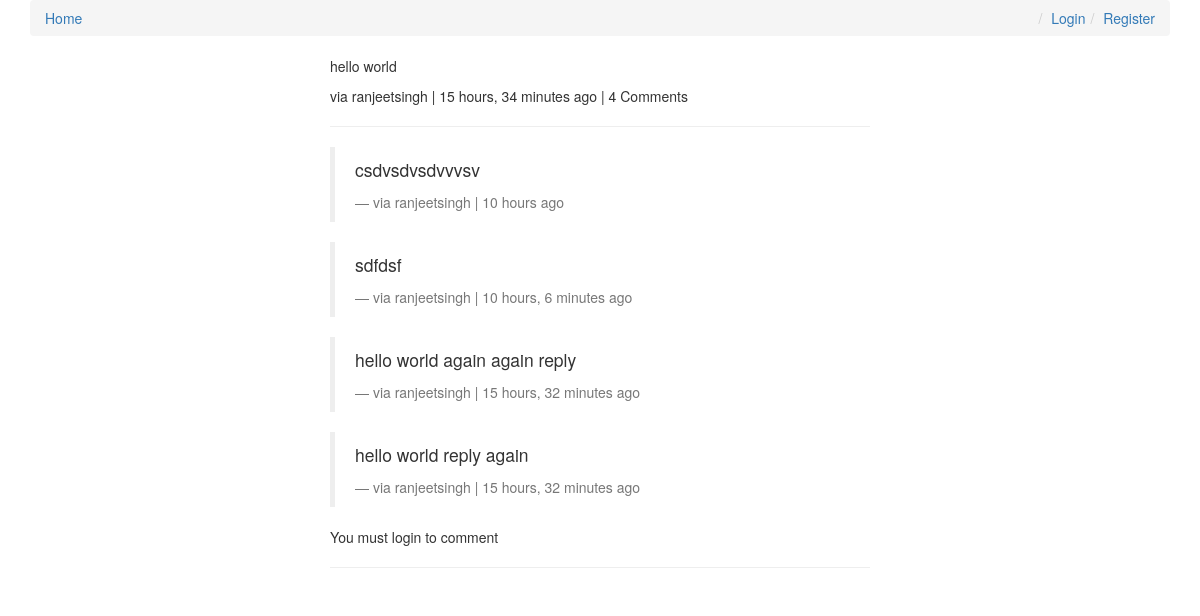
Page /comments/13/ on the committed database.
### comments/models.py (models this page shows, shortened)
class Comment(models.Model):
    user        = models.ForeignKey(settings.AUTH_USER_MODEL, default=1)
    content_type = models.ForeignKey(ContentType, on_delete=models.CASCADE)
    object_id = models.PositiveIntegerField()
    content_object = GenericForeignKey('content_type', 'object_id')
    parent      = models.ForeignKey("self", null=True, blank=True)
    content     = models.TextField()
    timestamp   = models.DateTimeField(auto_now_add=True)
    objects = CommentManager()
    class Meta:
        ordering = ['-timestamp']
    def children(self): #replies
        return Comment.objects.filter(parent=self)
    @property
    def is_parent(self):
        if self.parent is not None:
            return False
        return True

### comments/views.py (the view, shortened to what this page needs)
# urls.py: url(r'^(?P<id>\d+)/$', comment_thread, name='thread'),
def comment_thread(request,id):
    try:
        obj = Comment.objects.get(id=id)
    except:
        raise Http404
    if not obj.is_parent:
        obj = obj.parent
    content_object = obj.content_object
    content_id = obj.object_id
    initial_data = {
        "content_type":obj.content_type,
        "object_id":obj.object_id
    }
    form = CommentForm(request.POST or None, initial=initial_data)
    context = {
        "comments":obj,
        "form":form,
    }
    return render(request, "comment_thread.html", context)

### posts/models.py (called while the page is built)
    def __str__(self):
        return self.title

### posts/templatetags/urlify.py (called while the page is built)
@register.filter
def urlify(value):
    return quote_plus(value)

### templates/comment_thread.html (shortened to what this page needs)
{% extends "base.html" %}
{% load urlify %}
{% load crispy_forms_tags %}
{% block content %}
<div class="col-sm-6 col-sm-offset-3">
    <p> {{comments.content}}</p>
    <footer>via {{ comments.user }} | {{ comments.timestamp|timesince }} ago |
        {% if comments.children.count > 0 %}{{ comments.children.count }}
        Comment{% if comments.children.count > 1 %}s{% endif %} {% endif %} {% if request.user == comments.user %} <a href="{{comments.get_delete_url}}">Delete</a>{% endif %} </footer>
    <hr>
    <div>
        {% for child_comment in comments.children %}
        <blockquote>
            <p class="mb-0"> {{child_comment.content}}</p>
            <footer>via {{child_comment.user }} | {{ child_comment.timestamp | timesince }} ago  {% if request.user == child_comment.user %} <a href="{{child_comment.get_delete_url}}">Delete</a> {% endif %}  </footer>
        </blockquote>
        {% endfor %}
        {% if request.user.is_authenticated %}
        <form action="" method="POST">{% csrf_token %}
            {{form | crispy }}
            <input type="hidden" name='parent_id' value="{{comments.id}}">
            <input type="submit" value="Reply" class="btn btn-default">
        </form>
        {% else %}
        <p>You must login to comment</p>
        {% endif %}
    </div>
    <hr />
</div>
{% endblock content %}

### rows in the picture
Comment: content "hello world", user "ranjeetsingh", timestamp "15 hours, 34 minutes", children.count "4"
Comment: content "csdvsdvsdvvvsv", user "ranjeetsingh", timestamp "10 hours"
Comment: content "sdfdsf", user "ranjeetsingh", timestamp "10 hours, 6 minutes"
Comment: content "hello world again again reply", user "ranjeetsingh", timestamp "15 hours, 32 minutes"
Comment: content "hello world reply again", user "ranjeetsingh", timestamp "15 hours, 32 minutes"
